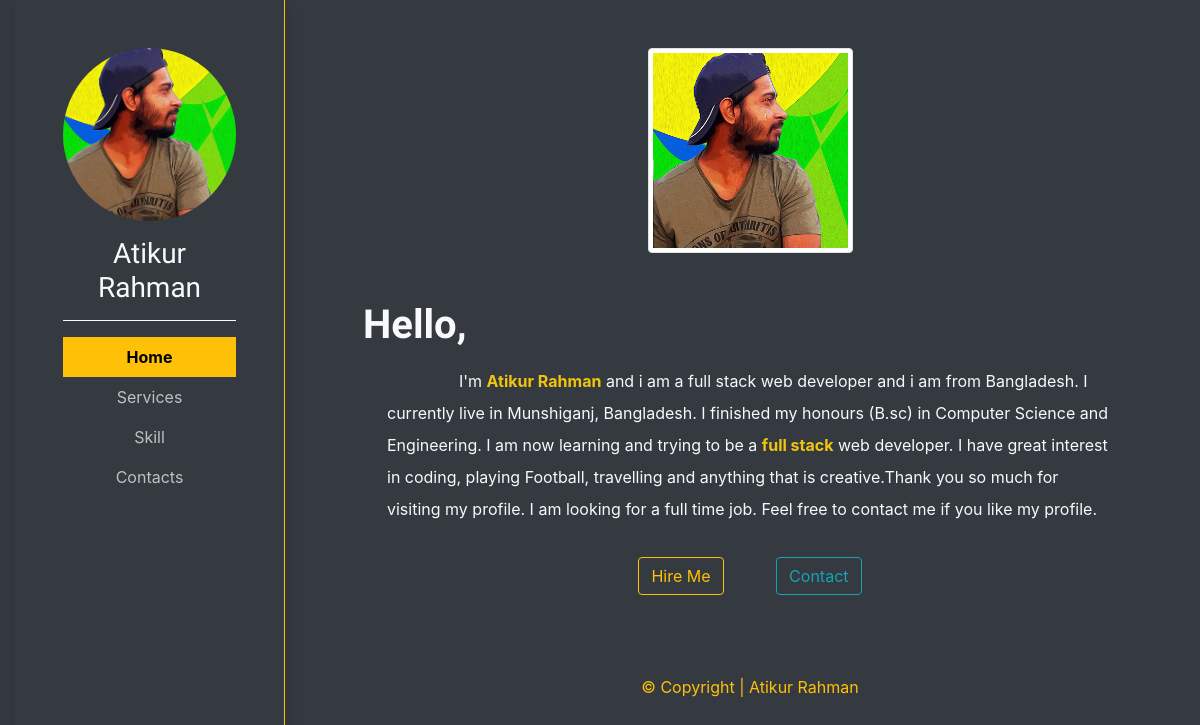
The page / on the database its author committed.
### core/models.py (models this page shows, shortened)
class Home(models.Model):
    title = models.CharField(max_length=100)
    content = models.TextField()

### core/views.py (the view)
# urls.py: path('', views.home, name="home"),
def home(request):
    homeData = Home.objects.all()[0]
    context = {
        'home':"active",
        'homeData': homeData
    }
    return render(request, 'core/home.html',context)

### core/templates/core/home.html (shortened to what this page needs)
{% extends 'core/base.html'%}
{% load static%}
{%block content%}
<div class="content">
    <div class="text-center">
        <img src="{% static 'core/images/profile.jpg' %}" alt="Profile-pic" class=" mt-5 img-thumbnail" height="250px"
             width="205px">
    </div>
    <div class="mt-5 mx-5 text-justyfy">
        <h1 class=" st-font font-weight-bold">{{homeData.title}},</h1>
        <div class="px-4" style="line-height:2rem;">
            <p class="text-color" style="text-indent:100px;">
                {{homeData.content|safe}}
            </p>
        </div>
    </div>
   <div class="text-center">
        <a href="" class="btn btn-outline-warning my-3 mr-5">Hire Me</a> <a href="" class="btn btn-outline-info my-3">Contact</a>
   </div>
</div>
{%endblock content%}

### core/static/core/css/core.css (style rules this page uses)
.text-color { color: silver; }
.st-font { font-family: 'Satisfy', cursive; }
html { overflow-x: hidden; }

### rows shown on the page
Home: title "Hello", content "I'm Atikur Rahman and i am a full stack web developer and i am from Bangladesh. I currently live in Munshiganj, Bangladesh. I finished my honours (B.sc) in Computer Science and Engineering. I am now learning and trying to be a full stack web developer. I have great interest in coding, playing Football, travelling and anything that is creative.Thank you so much for visiting my profile. I am looking for a full time job. Feel free to contact me if you like my profile."
